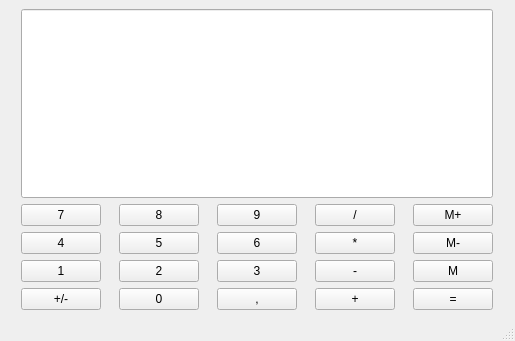
<?xml version="1.0" encoding="UTF-8"?>
<ui version="4.0">
 <class>CalculatorQt</class>
 <widget class="QMainWindow" name="CalculatorQt">
  <property name="geometry">
   <rect>
    <x>0</x>
    <y>0</y>
    <width>515</width>
    <height>341</height>
   </rect>
  </property>
  <property name="sizePolicy">
   <sizepolicy hsizetype="Preferred" vsizetype="Expanding">
    <horstretch>0</horstretch>
    <verstretch>0</verstretch>
   </sizepolicy>
  </property>
  <property name="windowTitle">
   <string>CalculatorQt</string>
  </property>
  <widget class="QWidget" name="centralwidget">
   <layout class="QGridLayout" name="gridLayout">
    <item row="0" column="0" colspan="5">
     <widget class="QLineEdit" name="Display">
      <property name="sizePolicy">
       <sizepolicy hsizetype="Preferred" vsizetype="Expanding">
        <horstretch>0</horstretch>
        <verstretch>0</verstretch>
       </sizepolicy>
      </property>
     </widget>
    </item>
    <item row="1" column="0">
     <widget class="QPushButton" name="button7">
      <property name="sizePolicy">
       <sizepolicy hsizetype="Fixed" vsizetype="Fixed">
        <horstretch>0</horstretch>
        <verstretch>0</verstretch>
       </sizepolicy>
      </property>
      <property name="baseSize">
       <size>
        <width>5</width>
        <height>5</height>
       </size>
      </property>
      <property name="text">
       <string>7</string>
      </property>
     </widget>
    </item>
    <item row="1" column="1">
     <widget class="QPushButton" name="button8">
      <property name="sizePolicy">
       <sizepolicy hsizetype="Fixed" vsizetype="Fixed">
        <horstretch>0</horstretch>
        <verstretch>0</verstretch>
       </sizepolicy>
      </property>
      <property name="baseSize">
       <size>
        <width>5</width>
        <height>5</height>
       </size>
      </property>
      <property name="text">
       <string>8</string>
      </property>
     </widget>
    </item>
    <item row="1" column="2">
     <widget class="QPushButton" name="button9">
      <property name="sizePolicy">
       <sizepolicy hsizetype="Fixed" vsizetype="Fixed">
        <horstretch>0</horstretch>
        <verstretch>0</verstretch>
       </sizepolicy>
      </property>
      <property name="baseSize">
       <size>
        <width>5</width>
        <height>5</height>
       </size>
      </property>
      <property name="text">
       <string>9</string>
      </property>
     </widget>
    </item>
    <item row="1" column="3">
     <widget class="QPushButton" name="Divide">
      <property name="sizePolicy">
       <sizepolicy hsizetype="Fixed" vsizetype="Fixed">
        <horstretch>0</horstretch>
        <verstretch>0</verstretch>
       </sizepolicy>
      </property>
      <property name="baseSize">
       <size>
        <width>5</width>
        <height>5</height>
       </size>
      </property>
      <property name="text">
       <string>/</string>
      </property>
     </widget>
    </item>
    <item row="1" column="4">
     <widget class="QPushButton" name="MemAdd">
      <property name="sizePolicy">
       <sizepolicy hsizetype="Fixed" vsizetype="Fixed">
        <horstretch>0</horstretch>
        <verstretch>0</verstretch>
       </sizepolicy>
      </property>
      <property name="baseSize">
       <size>
        <width>5</width>
        <height>5</height>
       </size>
      </property>
      <property name="text">
       <string>M+</string>
      </property>
     </widget>
    </item>
    <item row="2" column="0">
     <widget class="QPushButton" name="button4">
      <property name="sizePolicy">
       <sizepolicy hsizetype="Fixed" vsizetype="Fixed">
        <horstretch>0</horstretch>
        <verstretch>0</verstretch>
       </sizepolicy>
      </property>
      <property name="baseSize">
       <size>
        <width>5</width>
        <height>5</height>
       </size>
      </property>
      <property name="text">
       <string>4</string>
      </property>
     </widget>
    </item>
    <item row="2" column="1">
     <widget class="QPushButton" name="button5">
      <property name="sizePolicy">
       <sizepolicy hsizetype="Fixed" vsizetype="Fixed">
        <horstretch>0</horstretch>
        <verstretch>0</verstretch>
       </sizepolicy>
      </property>
      <property name="baseSize">
       <size>
        <width>5</width>
        <height>5</height>
       </size>
      </property>
      <property name="text">
       <string>5</string>
      </property>
     </widget>
    </item>
    <item row="2" column="2">
     <widget class="QPushButton" name="button6">
      <property name="sizePolicy">
       <sizepolicy hsizetype="Fixed" vsizetype="Fixed">
        <horstretch>0</horstretch>
        <verstretch>0</verstretch>
       </sizepolicy>
      </property>
      <property name="baseSize">
       <size>
        <width>5</width>
        <height>5</height>
       </size>
      </property>
      <property name="text">
       <string>6</string>
      </property>
     </widget>
    </item>
    <item row="2" column="3">
     <widget class="QPushButton" name="Multiply">
      <property name="sizePolicy">
       <sizepolicy hsizetype="Fixed" vsizetype="Fixed">
        <horstretch>0</horstretch>
        <verstretch>0</verstretch>
       </sizepolicy>
      </property>
      <property name="baseSize">
       <size>
        <width>5</width>
        <height>5</height>
       </size>
      </property>
      <property name="text">
       <string>*</string>
      </property>
     </widget>
    </item>
    <item row="2" column="4">
     <widget class="QPushButton" name="MemClear">
      <property name="sizePolicy">
       <sizepolicy hsizetype="Fixed" vsizetype="Fixed">
        <horstretch>0</horstretch>
        <verstretch>0</verstretch>
       </sizepolicy>
      </property>
      <property name="baseSize">
       <size>
        <width>5</width>
        <height>5</height>
       </size>
      </property>
      <property name="text">
       <string>M-</string>
      </property>
     </widget>
    </item>
    <item row="3" column="0">
     <widget class="QPushButton" name="button1">
      <property name="sizePolicy">
       <sizepolicy hsizetype="Fixed" vsizetype="Fixed">
        <horstretch>0</horstretch>
        <verstretch>0</verstretch>
       </sizepolicy>
      </property>
      <property name="baseSize">
       <size>
        <width>5</width>
        <height>5</height>
       </size>
      </property>
      <property name="text">
       <string>1</string>
      </property>
     </widget>
    </item>
    <item row="3" column="1">
     <widget class="QPushButton" name="button2">
      <property name="sizePolicy">
       <sizepolicy hsizetype="Fixed" vsizetype="Fixed">
        <horstretch>0</horstretch>
        <verstretch>0</verstretch>
       </sizepolicy>
      </property>
      <property name="baseSize">
       <size>
        <width>5</width>
        <height>5</height>
       </size>
      </property>
      <property name="text">
       <string>2</string>
      </property>
     </widget>
    </item>
    <item row="3" column="2">
     <widget class="QPushButton" name="button3">
      <property name="sizePolicy">
       <sizepolicy hsizetype="Fixed" vsizetype="Fixed">
        <horstretch>0</horstretch>
        <verstretch>0</verstretch>
       </sizepolicy>
      </property>
      <property name="baseSize">
       <size>
        <width>5</width>
        <height>5</height>
       </size>
      </property>
      <property name="text">
       <string>3</string>
      </property>
     </widget>
    </item>
    <item row="3" column="3">
     <widget class="QPushButton" name="Subtract">
      <property name="sizePolicy">
       <sizepolicy hsizetype="Fixed" vsizetype="Fixed">
        <horstretch>0</horstretch>
        <verstretch>0</verstretch>
       </sizepolicy>
      </property>
      <property name="baseSize">
       <size>
        <width>5</width>
        <height>5</height>
       </size>
      </property>
      <property name="text">
       <string>-</string>
      </property>
     </widget>
    </item>
    <item row="3" column="4">
     <widget class="QPushButton" name="MemGet">
      <property name="sizePolicy">
       <sizepolicy hsizetype="Fixed" vsizetype="Fixed">
        <horstretch>0</horstretch>
        <verstretch>0</verstretch>
       </sizepolicy>
      </property>
      <property name="baseSize">
       <size>
        <width>5</width>
        <height>5</height>
       </size>
      </property>
      <property name="text">
       <string>M</string>
      </property>
     </widget>
    </item>
    <item row="4" column="0">
     <widget class="QPushButton" name="ChangeSign">
      <property name="sizePolicy">
       <sizepolicy hsizetype="Fixed" vsizetype="Fixed">
        <horstretch>0</horstretch>
        <verstretch>0</verstretch>
       </sizepolicy>
      </property>
      <property name="baseSize">
       <size>
        <width>5</width>
        <height>5</height>
       </size>
      </property>
      <property name="text">
       <string>+/-</string>
      </property>
     </widget>
    </item>
    <item row="4" column="1">
     <widget class="QPushButton" name="button0">
      <property name="sizePolicy">
       <sizepolicy hsizetype="Fixed" vsizetype="Fixed">
        <horstretch>0</horstretch>
        <verstretch>0</verstretch>
       </sizepolicy>
      </property>
      <property name="baseSize">
       <size>
        <width>5</width>
        <height>5</height>
       </size>
      </property>
      <property name="text">
       <string>0</string>
      </property>
     </widget>
    </item>
    <item row="4" column="2">
     <widget class="QPushButton" name="Coma">
      <property name="sizePolicy">
       <sizepolicy hsizetype="Fixed" vsizetype="Fixed">
        <horstretch>0</horstretch>
        <verstretch>0</verstretch>
       </sizepolicy>
      </property>
      <property name="baseSize">
       <size>
        <width>5</width>
        <height>5</height>
       </size>
      </property>
      <property name="text">
       <string>,</string>
      </property>
     </widget>
    </item>
    <item row="4" column="3">
     <widget class="QPushButton" name="Add">
      <property name="sizePolicy">
       <sizepolicy hsizetype="Fixed" vsizetype="Fixed">
        <horstretch>0</horstretch>
        <verstretch>0</verstretch>
       </sizepolicy>
      </property>
      <property name="baseSize">
       <size>
        <width>5</width>
        <height>5</height>
       </size>
      </property>
      <property name="text">
       <string>+</string>
      </property>
     </widget>
    </item>
    <item row="4" column="4">
     <widget class="QPushButton" name="Equals">
      <property name="sizePolicy">
       <sizepolicy hsizetype="Fixed" vsizetype="Fixed">
        <horstretch>0</horstretch>
        <verstretch>0</verstretch>
       </sizepolicy>
      </property>
      <property name="baseSize">
       <size>
        <width>5</width>
        <height>5</height>
       </size>
      </property>
      <property name="text">
       <string>=</string>
      </property>
     </widget>
    </item>
   </layout>
  </widget>
  <widget class="QMenuBar" name="menubar">
   <property name="geometry">
    <rect>
     <x>0</x>
     <y>0</y>
     <width>515</width>
     <height>26</height>
    </rect>
   </property>
  </widget>
  <widget class="QStatusBar" name="statusbar"/>
 </widget>
 <resources/>
 <connections/>
</ui>
